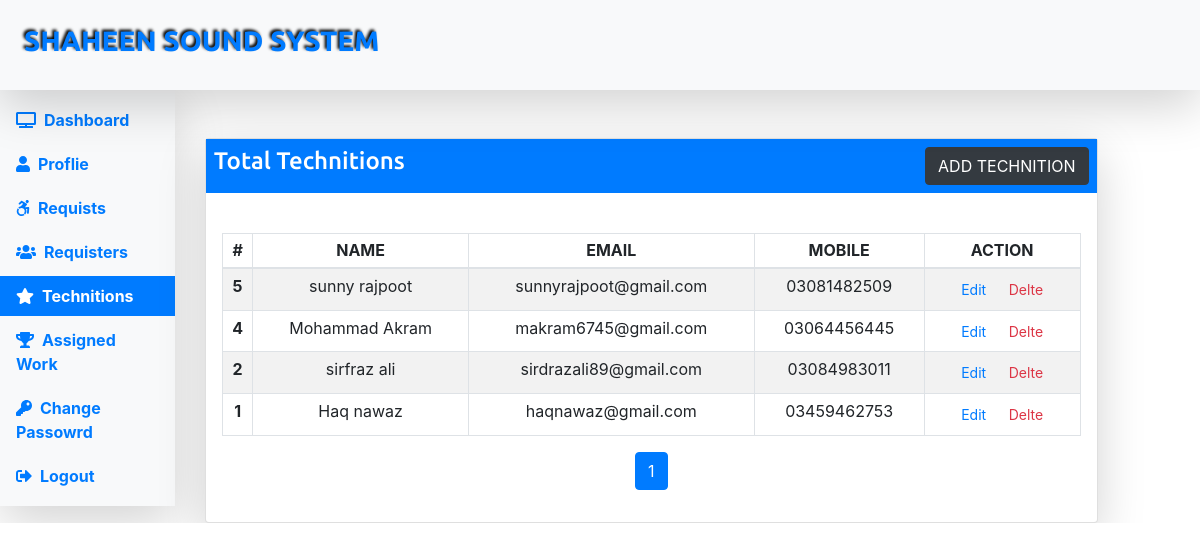
The app's page /admin/technition.php with its own data.
### tables this page shows
CREATE TABLE `technition` (
  `tech_id` int(11) NOT NULL,
  `tech_name` varchar(120) NOT NULL,
  `tech_email` varchar(160) NOT NULL,
  `tech_phone` varchar(100) NOT NULL
);

### admin/technition.php (the view, shortened to what this page needs)
<?php
include("../includes/header.php");
include("../includes/config.php");
?>
</head>
<body>
<?php include("../includes/sub-header.php"); ?>
<div id="dashboar-wrapper">
<div class="row">
<div class="col-md-2">
<nav class="nav flex-column bg-light shadow-lg py-2">
    <li class="nav-item"><a href="index.php" class="nav-link"><i class="fa fa-tv mr-2"></i>Dashboard</a>
    </li>
    <li class="nav-item"><a href="profile.php" class="nav-link"><i
                class="fa fa-user mr-2"></i>Proflie</a></li>
    <li class="nav-item"><a href="requists.php" class="nav-link"><i
                class="fab fa-accessible-icon mr-2"></i>Requists</a></li>
    <li class="nav-item"><a href="requisters.php" class="nav-link"><i
                class="fa fa-users mr-2"></i>Requisters</a>
    </li>
    <li class="nav-item"><a href="technition.php" class="nav-link active"><i class="fa fa-star mr-2"></i>Technitions</a></li>
    <li class="nav-item"><a href="assigned-work.php" class="nav-link"><i class="fa fa-trophy mr-2"></i>Assigned Work</a></li>
    <li class="nav-item"><a href="password.php" class="nav-link"><i class="fa fa-key mr-2"></i>Change
            Passowrd</a>
    </li>
    <li class="nav-item"><a href="logout.php" class="nav-link"><i
                class="fa fa-sign-out-alt mr-2"></i>Logout</a></li>
</nav>
</div>
<div class="col-md-9">
<div class="card shadow-lg mt-5">
    <div class="bg-primary text-white p-2">
        <h4 class="float-left">Total Technitions</h4>
        <a href="add-technition.php" class="btn btn-dark float-right up-case">Add Technition</a>
    </div>
    <div class="table-responsive mt-4 p-3">
        <?php
        if(isset($_GET['page'])) {
                $page = $_GET['page'];
        } else {
            $page = 1;
        }
        $limit = 5;
        $offset = ($page - 1) * $limit;
        $sql = "SELECT * FROM technition ORDER BY tech_id DESC LIMIT $offset, $limit";
        $result = mysqli_query($conn,$sql) or die("Query Faield : Select");
        if(mysqli_num_rows($result) > 0) {
        ?>
        <table class="table table-striped table-sm table-bordered text-center">
            <thead>
                <tr class="up-case">
                    <th class="font-weight-bold">#</th>
                    <th>Name</th>
                    <th>Email</th>
                    <th>Mobile</th>
                    <th>Action</th>
                </tr>
            </thead>
            <tbody>
                <?php while($row=mysqli_fetch_assoc($result)) { ?>
                <tr>
                    <td class="font-weight-bold"><?php echo $row['tech_id']; ?></td>
                    <td><?php echo $row['tech_name']; ?></td>
                    <td><?php echo $row['tech_email']; ?></td>
                    <td><?php echo $row['tech_phone']; ?></td>
                    <td><a href="edit-technition.php?id=<?php echo $row['tech_id'];  ?>" class="btn btn-sm text-primary">Edit</a>
                    <a href="delete-technition.php?id=<?php echo $row['tech_id']; ?>" class="btn btn-sm text-danger">Delte</a>
                    </td>
                </tr>
                <?php } ?>
            </tbody>
        </table>
        <?php } else { echo die("<p class='text-warning'>No Record</p>"); } ?>
        <nav>
            <?php
            $pag_sql = "SELECT tech_id FROM technition";
            $pag_result = mysqli_query($conn,$pag_sql) or die("Pagination Query Failed.");
            if(mysqli_num_rows($pag_result) > 0) {
                $total_records = mysqli_num_rows($pag_result);
                $total_page = ceil($total_records / $limit);
            }
            ?>
            <ul class="pagination justify-content-center">
                <?php if($page > 1) { ?>
                <li class="page-item"><a href="technition.php?page=<?php echo ($page - 1); ?>" class="page-link">Prev</a></li>
                <?php } for($i=1; $i<=$total_page; $i++) {
                    if($page == $i) {
                        $active = "active";
                    } else {
                        $active = "";
                    }
                ?>
                <li class="page-item <?php echo $active; ?>"><a href="technition.php?page=<?php echo $i; ?>" class="page-link"><?php echo $i; ?></a></li>
                <?php  }
                ?>
            </ul>
        </nav>
    </div>
</div>
</div>
</div>
</div>
<?php include("../includes/footer.php") ?>

### css/style.css (style rules this page uses)
* { padding: 0; margin: 0; }
html { scroll-behavior: smooth; }
h4,h5 { font-family:"Ubuntu-Medium"; }
.up-case { text-transform: uppercase; }
#dashboar-wrapper { overflow: hidden; }
#dashboar-wrapper .nav .nav-link { font-weight: bold; margin: 2px 0; }
#dashboar-wrapper .nav .nav-link:hover, .nav .active { background-color: #007bff!important; color: #ffffff!important; }
a { text-decoration: none!important; }

### records on screen
technition: tech_id "5", tech_name "sunny rajpoot", tech_email "sunnyrajpoot@gmail.com", tech_phone "03081482509"
technition: tech_id "4", tech_name "Mohammad Akram", tech_email "makram6745@gmail.com", tech_phone "03064456445"
technition: tech_id "2", tech_name "sirfraz ali", tech_email "sirdrazali89@gmail.com", tech_phone "03084983011"
technition: tech_id "1", tech_name "Haq nawaz", tech_email "haqnawaz@gmail.com", tech_phone "03459462753"
